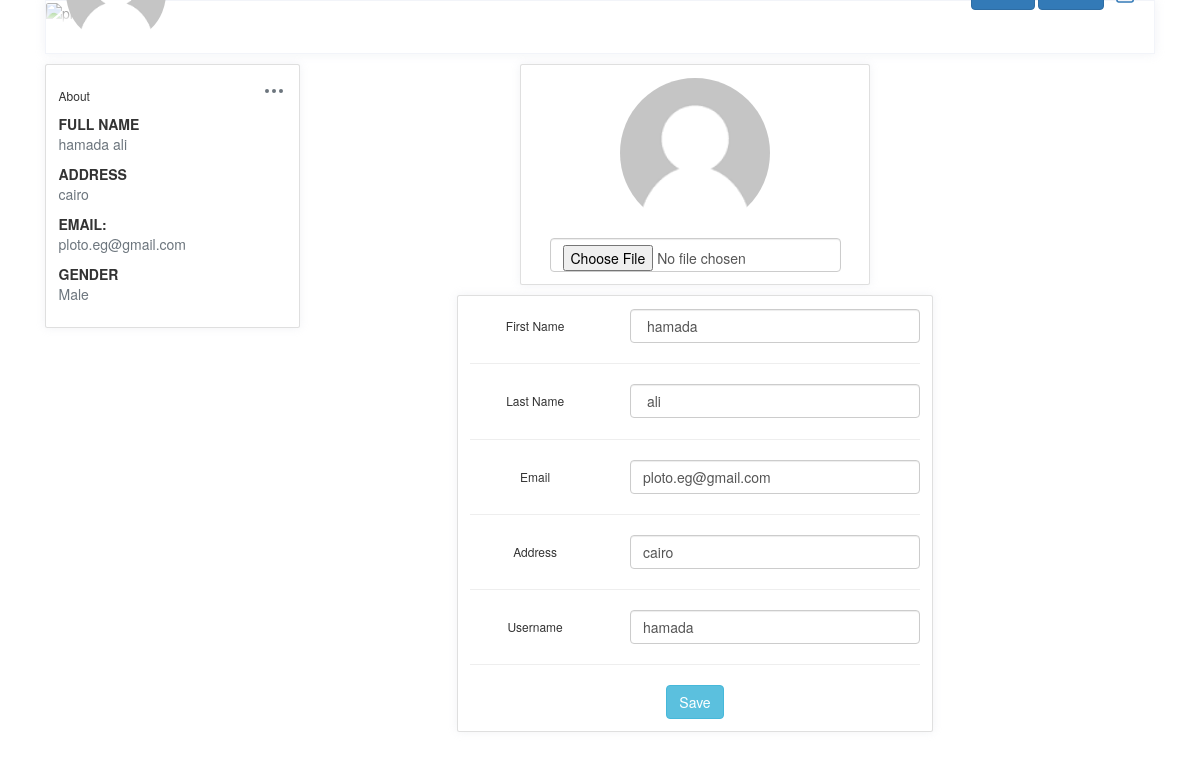
/profile.php?action=edit&id=3 (signed in), run on the app's committed database.
### tables this page shows
CREATE TABLE `users` (
  `User_Id` int(11) NOT NULL,
  `fname` varchar(30) NOT NULL,
  `lname` varchar(30) NOT NULL,
  `Username` varchar(30) NOT NULL,
  `Address` varchar(30) NOT NULL,
  `Email` varchar(30) NOT NULL,
  `Password` varchar(30) NOT NULL,
  `Gender` enum('Female','Male') NOT NULL,
  `Profile_Img` varchar(30) DEFAULT '1.png'
);

### viewprofile.php (called while the page is built)
<?php
$con = new PDO("mysql:host=localhost; dbname=Facebook","root","");
$data=$con->query("select * from users where User_Id={$_COOKIE['userid']}");
$profile=$data->fetch(PDO::FETCH_ASSOC);
?>

### Layouts/LeftSide.php (the view, shortened to what this page needs)
<?php include("viewprofile.php")?>
<div class="d-none d-md-block col-md-4 col-xl-3 left-wrapper">
            <div class="card rounded">
                <div class="card-body">
                    <div class="d-flex align-items-center justify-content-between mb-2">
                        <h6 class="card-title mb-0">About</h6>
                        <div class="dropdown">
                            <button class="btn p-0" type="button" id="dropdownMenuButton" data-toggle="dropdown" aria-haspopup="true" aria-expanded="false">
                            </button>
                        </div>
                    </div>
                    <div class="mt-3">
                        <label class="tx-11 font-weight-bold mb-0 text-uppercase">Full Name</label>
                        <p class="text-muted"><?php echo $profile['fname']." ".$profile['lname']?></p>
                    </div>
                    <div class="mt-3">
                        <label class="tx-11 font-weight-bold mb-0 text-uppercase">Address</label>
                        <p class="text-muted"><?php echo $profile['Address']?></p>
                    </div>
                    <div class="mt-3">
                        <label class="tx-11 font-weight-bold mb-0 text-uppercase">Email:</label>
                        <p class="text-muted"><?php echo $profile['Email']?></p>
                    </div>
                    <div class="mt-3">
                        <label class="tx-11 font-weight-bold mb-0 text-uppercase">Gender</label>
                        <p class="text-muted"><?php echo $profile['Gender']?></p>
                    </div>
                </div>
            </div>
        </div>

### Layouts/header.php (shortened to what this page needs)
<?php include("viewprofile.php")?>
<div class="row">
        <div class="col-12 grid-margin">
            <div class="profile-header">
                <div class="cover">
                    <div class="gray-shade"></div>
                    <figure>
                    </figure>
                    <div class="cover-body d-flex justify-content-between align-items-center">
                        <div>
                            <img class="profile-pic" width="100px" height="100px" src="images/<?php echo$profile['Profile_Img'];?>" alt="profile">
                        </div>
                        <div class="d-none d-md-block">
                        <a href="index.php" class="btn btn-primary">Home</a>
                        <a href="profile.php" class="btn btn-primary">Profile</a>
                            <a href="logout.php">
                           </a>
                        </div>
                    </div>
                </div>
                <div class="header-links">
                </div>
            </div>
        </div>
    </div>

### Designs/editProfile.php (shortened to what this page needs)
<?php
$connection = new PDO("mysql:host=localhost; dbname=Facebook","root","");
$d=$connection->query("select * from users where User_Id={$_GET['id']}");
$updateprofile=$d->fetch(PDO::FETCH_ASSOC);
?>
        <div class="middle col-8 text-center">
        <form action="updateprofile.php" method="POST" enctype="multipart/form-data">
         <div class="row gutters-sm " >
                <div class="col-6 mb-3" style="margin: 0 auto;">
                <div class="card">
                    <div class="card-body">
                    <div class="d-flex flex-column align-items-center text-center">
                        <img src="images/<?php echo $updateprofile['Profile_Img']?>" alt="Admin" class="rounded-circle" width="150">
                        <div class="mt-3">
                        <input type="file" class="form-control" name="Profile_Img">
                        </div>
                    </div>
                    </div>
                </div>
                </div>
                <div class="col-8" style="margin: 0 auto;">
                <div class="card mb-3">
                    <div class="card-body">
                    <div class="row">
                        <div class="col-sm-4">
                        <h6 class="mb-0">First Name</h6>
                        </div>
                        <div class="col-sm-8 text-secondary">
                        <input type="text" value="<?php echo $updateprofile['fname']?>" class="form-control" name="fname">
                        </div>
                    </div>
                    <hr>
                    <div class="row">
                        <div class="col-sm-4">
                        <h6 class="mb-0">Last Name</h6>
                        </div>
                        <div class="col-sm-8 text-secondary">
                        <input type="text" value="<?php echo $updateprofile['lname']?>" class="form-control" name="lname">
                        </div>
                    </div>
                    <div class="row">
                        <div class="col-sm-4">
                        </div>
                        <div class="col-sm-8 text-secondary">
                        </div>
                    </div>
                    <hr>
                    <div class="row">
                        <div class="col-sm-4">
                        <h6 class="mb-0">Email</h6>
                        </div>
                        <div class="col-sm-8">
                        <input type="email" value="<?php echo $updateprofile['Email']?>" class="form-control" name="Email">
                        </div>
                    </div>
                    <hr>
                    <div class="row">
                        <div class="col-sm-4">
                        <h6 class="mb-0">Address</h6>
                        </div>
                        <div class="col-sm-8 text-secondary">
                        <input type="text" value="<?php echo $updateprofile['Address']?>" class="form-control" name="Address">
                        </div>
                    </div>
                    <hr>
                    <div class="row">
                        <div class="col-sm-4">
                        <h6 class="mb-0">Username</h6>
                        </div>
                        <div class="col-sm-8 text-secondary">
                        <input type="text" value="<?php echo $updateprofile['Username']?>" class="form-control" name="Username">
                        </div>
                    </div>
                    <hr>
                    <div class="row">
                        <div class="col-sm-12">
                        <button type="submit" class="btn btn-info">Save</button>
                        </div>
                    </div>
                    </div>
                </div>
                </div>
            </div>
          </form>
        </div>

### Css/index.css (style rules this page uses)
body { background-color: #f9fafb; margin-top:20px; }
.profile-page .profile-header { box-shadow: 0 0 10px 0 rgba(183, 192, 206, 0.2); border: 1px solid #f2f4f9; }
.profile-page .profile-header .cover { position: relative; border-radius: .25rem .25rem 0 0; }
.profile-page .profile-header .cover figure { margin-bottom: 0; }
.profile-page .profile-header .cover .gray-shade { position: absolute; top: 0; left: 0; width: 100%; height: 100%; z-index: 1; background: linear-gradient(rgba(255, 255, 255, 0.1), #fff 99%); }
.profile-page .profile-header .cover .cover-body { position: absolute; bottom: -20px; left: 0; z-index: 2; width: 100%; padding: 0 20px; }
.profile-page .profile-header .cover .cover-body .profile-pic { border-radius: 50%; width: 100px; }
.profile-page .profile-header .header-links { padding: 15px; display: -webkit-flex; display: flex; -webkit-justify-content: center; justify-content: center; background: #fff; border-radius: 0 0 .25rem .25rem; }
.rounded-circle { border-radius: 50% !important; }
img { vertical-align: middle; border-style: none; }
.grid-margin { margin-bottom: 1rem; }
.card { box-shadow: 0 0 10px 0 rgba(183, 192, 206, 0.2); -webkit-box-shadow: 0 0 10px 0 rgba(183, 192, 206, 0.2); -moz-box-shadow: 0 0 10px 0 rgba(183, 192, 206, 0.2); -ms-box-shadow: 0 0 10px 0 rgba(183, 192, 206, 0.2); }
.rounded { border-radius: 0.25rem !important; }
.card { position: relative; display: flex; flex-direction: column; min-width: 0; word-wrap: break-word; background-color: #fff; background-clip: border-box; border: 1px solid #f2f4f9; border-radius: 0.25rem; }

### data on the page
users: Profile_Img (picture), fname "hamada", lname "ali", Address "cairo", Email "ploto.eg@gmail.com", Gender "Male", Username "hamada"
